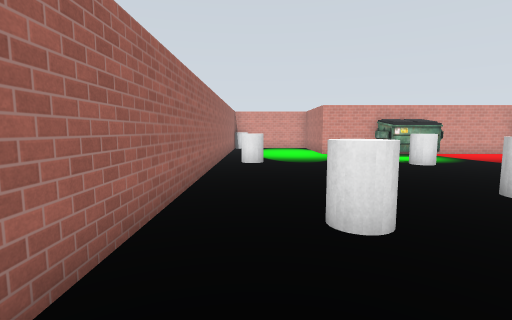
view 1 (above)

16 first-person views from a walk through a world built for the Gazebo simulator. The camera is 1.2 m above the floor, tilts 6° down and sees 85° across. The floor is counted in squares, 1 m on a side. Each view is taken from the middle of a square. On the plan, view 1 faces up. The plan holds only what a view shows up to about 12 squares ahead; the rest is blank. Gazebo's built-in surfaces are drawn with simple patterns.

view 2
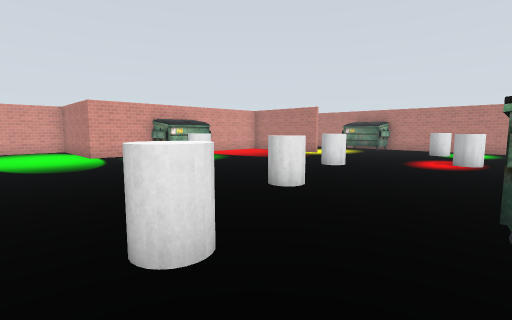

view 3
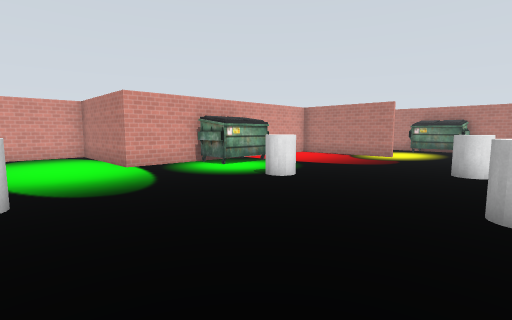

view 4
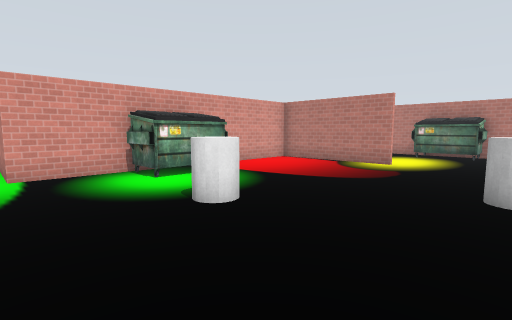

view 5
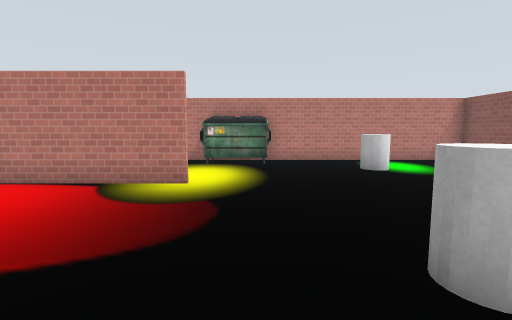

view 6
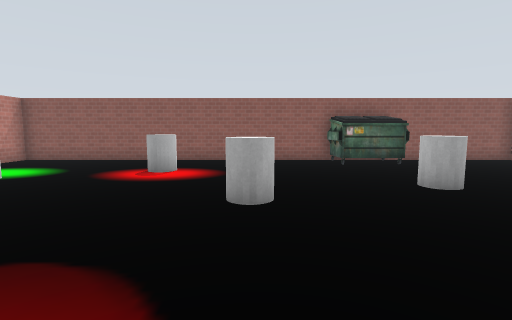

view 7
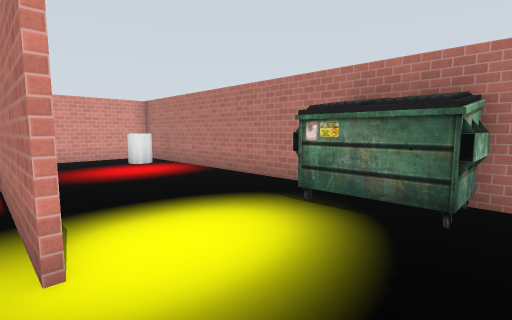

view 8
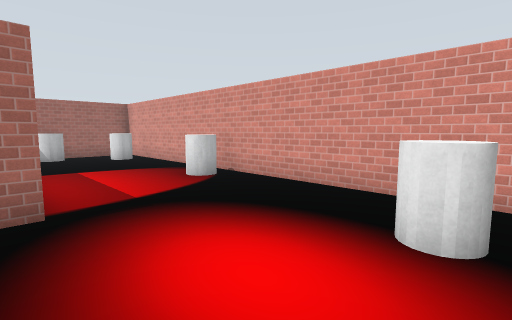

view 9
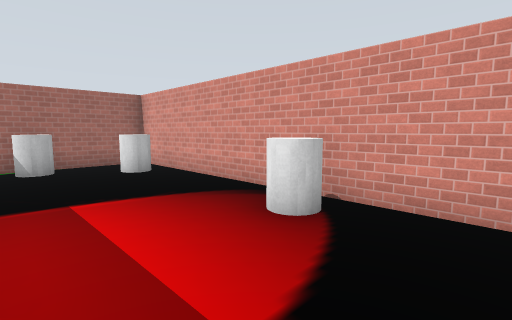

view 10
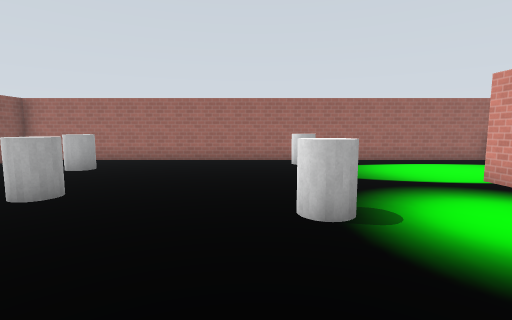

view 11
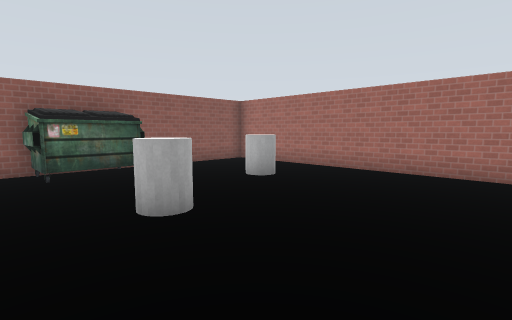

view 12
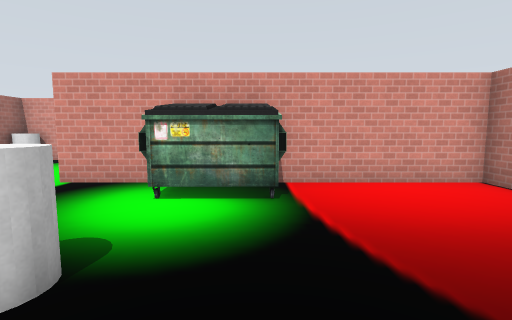

view 13
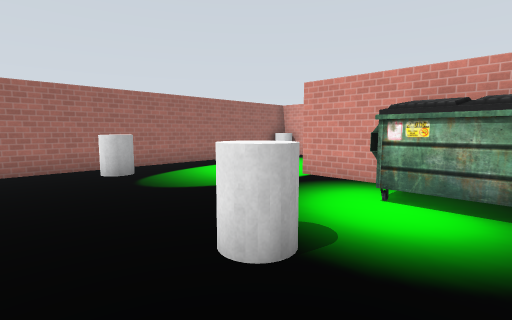

view 14
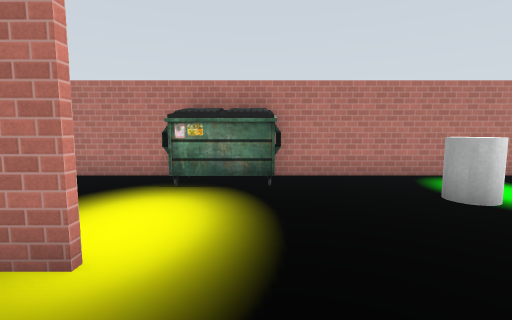

view 15
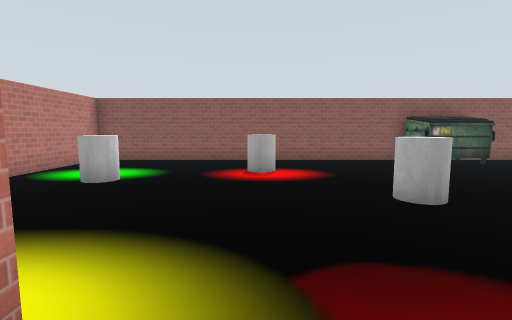

view 16
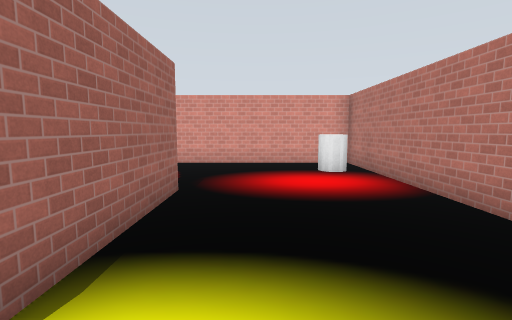

### Floor plan
Points are (right, up) in squares from view 1. A wall is a line through its corners. A room is listed if a view was taken in it or the views show most of it. See-through windows are left out.
Room 1 (views 1, 2, 3, 4, 5, 6, 7, 8, 9, 10, 11, 12, 13, 14, 15, 16)
walls: (13.3, 9.5) (13.3, 14.4) (8.4, 14.4); (6.6, 14.4) (3.4, 14.4) (3.4, 18.8); (13.4, 14.6) (13.4, 10.5); (6.1, -0.4) (18.4, -0.4) (18.4, 19.4) (3.6, 19.4) (3.6, 15.4); (2.8, 19.4) (-1.4, 19.4) (-1.4, -0.4) (3.6, -0.4)
ways out: gap at (18, 18)
objects: grey cylinder (-1, 19); grey cylinder (0, 11); grey cylinder (1, 3) to (2, 4); dumpster (4, 0) to (6, 1); grey cylinder (4, 16) to (5, 16); grey cylinder (5, 5); grey cylinder (5, 18) to (6, 19); grey cylinder (6, 10); dumpster (6, 13) to (8, 14); grey cylinder (9, 6); grey cylinder (11, 18) to (12, 19); grey cylinder (12, 2) to (12, 3); grey cylinder (16, 4); dumpster (17, 8) to (18, 10); grey cylinder (17, 17) to (17, 18)

Positions as (right, up) in squares from view 1, and headings:
1: (0, 0), facing up
2: (0, 1), facing up-right
3: (0, 5), facing up-right
4: (3, 6), facing up-right
5: (7, 8), facing right
6: (9, 11), facing down
7: (13, 7), facing up-right
8: (18, 14), facing up-left
9: (14, 15), facing up-left
10: (10, 9), facing left
11: (7, 9), facing down-left
12: (8, 8), facing up
13: (8, 8), facing up-left
14: (11, 8), facing right
15: (12, 11), facing down
16: (15, 9), facing up
